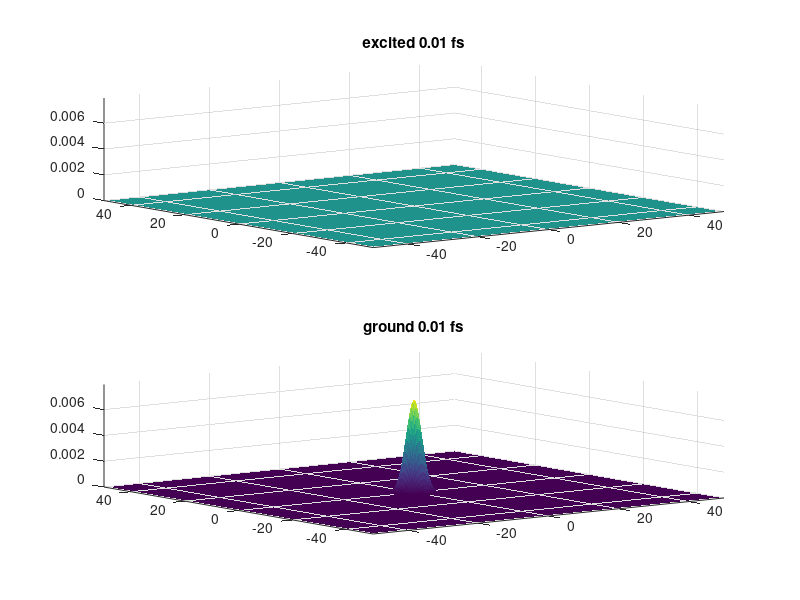
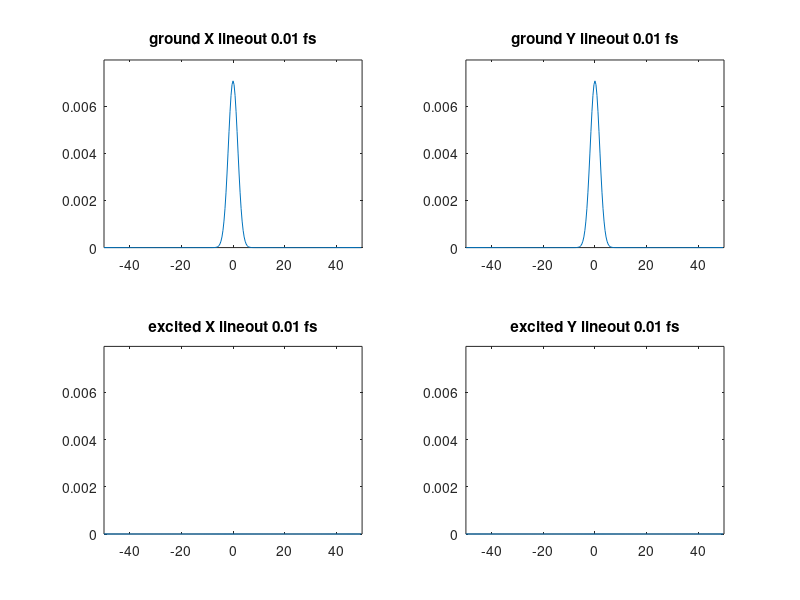

Here is the MATLAB script that generated these plots, in order: (Note: this script raises an error after producing the figures.)
clear all
close all
clc

%% Discritize the wavefunction

LL = 50;
NN = 2^8;
xx = linspace(-LL, LL-2*LL/NN, NN); %Angstrom
[XX,YY] = meshgrid(xx,xx);
dt = 1/100; %femtoseconds
totalTime = 10; %femtoseconds

dx = LL/NN;
tNN = floor(totalTime/dt);

%% Constants

kappa = .1; %eV/Angstrom
lambda = 0; %eV/Angstrom
mm = 10*0.0096; %amu
hbar = 0.6582;
lighteV = 1; %eV
nu = 0; %eV/Angstrom

omegaLight = lighteV/hbar;

%% Hamiltonians

%W11 = kappa/2*xx.*xx;
%W11 = kappa*XX;
W11 = kappa/2*(XX.^2+YY.^2);
W12 = lambda*YY;
W22 = -kappa*XX;
%W22 = zeros(size(W11));
%W22 = kappa/2*(XX.^2+YY.^2)+1;

%% Initial wavefunctions

Dwave1 = exp(-sqrt(kappa*mm)/2/hbar*((XX).^2+YY.^2));
%Dwave1 = exp(-sqrt(kappa*mm)/2/hbar*(xx.^2))+2*sqrt(sqrt(kappa*mm)/hbar)*xx.*exp(-sqrt(kappa*mm)/2/hbar*(xx.^2));
%Dwave1 = sin(xx);
Dwave1 = Dwave1/sqrt(sum(sum(Dwave1.*Dwave1)));
Dwave2 = zeros(size(Dwave1));
%Dwave2 = exp(-sqrt(kappa*mm)/2/hbar*(xx.^2));
%Dwave2 = Dwave2/sqrt(sum(sum(Dwave2.*Dwave2)));
%Dwave1 = zeros(size(Dwave2));
D0 = Dwave1;

zlimit = max(max(abs(Dwave1)))^2.*1.1;
zlimit2 = max([sum(abs(Dwave1),1),(sum(abs(Dwave1),2))'])*1.1;

ll = 25;
wavemovie(floor(tNN/ll)) = struct('cdata',[],'colormap',[]);
wavemovie2 = wavemovie;

%% Propagate

nn = 33;
tic

conservation = zeros(1,tNN);
Energy = conservation;

disp('Coming up with time estimate...')

for ii = 1:tNN

    if mod(ii,ll) == 1
                
        f = figure();
        subplot(2,1,1)
        surf(XX, YY, Dwave2.*conj(Dwave2))
        axis([-50 50 -50 50 0 zlimit])
        title(['excited ' num2str(ii*dt) ' fs'])
        shading flat
        subplot(2,1,2)
        surf(XX, YY, Dwave1.*conj(Dwave1))
        axis([-50 50 -50 50 0 zlimit])
        title(['ground ' num2str(ii*dt) ' fs'])
        shading flat
        wavemovie((ii-1)/ll+1) = getframe(f);
        
        g = figure();
        subplot(2,2,1)
        plot(XX(NN/2,:), Dwave1(NN/2,:).*conj(Dwave1(NN/2,:)))
        axis([-50 50 0 zlimit])
        title(['ground X lineout ' num2str(ii*dt) ' fs'])
        subplot(2,2,2)
        plot(YY(:,NN/2), Dwave1(:,NN/2).*conj(Dwave1(:,NN/2)))
        axis([-50 50 0 zlimit])
        title(['ground Y lineout ' num2str(ii*dt) ' fs'])
        subplot(2,2,3)
        plot(XX(NN/2,:), Dwave2(NN/2,:).*conj(Dwave2(NN/2,:)))
        axis([-50 50 0 zlimit])
        title(['excited X lineout ' num2str(ii*dt) ' fs'])
        subplot(2,2,4)
        plot(YY(:,NN/2), Dwave2(:,NN/2).*conj(Dwave2(:,NN/2)))
        axis([-50 50 0 zlimit])
        title(['excited Y lineout ' num2str(ii*dt) ' fs'])
        wavemovie2((ii-1)/ll+1) = getframe(g);
        close all
        
        if ii ~= 1
            seconds = (tNN-ii)/ll*toc;
            tic
            hours = floor(seconds/60/60);
            minutes = floor((seconds - hours*60*60)/60);
            seconds = seconds - hours*60*60 - minutes*60;
            disp([num2str(hours) ' hours ' num2str(minutes) ' minutes ' num2str(seconds) ' seconds left'])
        else
            second = toc;
        end

    end
    
    [phi1, phi2, Emin, deltaEgrid] = GetPhi2D(W11, W22, W12+nu*sin(omegaLight*dt*(ii-1)), Dwave1, Dwave2, dx, mm, nn, xx);
    
    A = GetA(deltaEgrid*dt/2/hbar, nn);
    
    Sum1 = zeros(size(phi1,2), size(phi1,2),1);
    Sum2 = Sum1;
    
    for jj = 1:nn
        Sum1 = A(jj)*phi1(:,:,jj)+Sum1;
        Sum2 = A(jj)*phi2(:,:,jj)+Sum2;
    end
        
    Dwave1 = exp(-1i*(Emin+deltaEgrid/2)*dt/hbar).*Sum1;
    Dwave2 = exp(-1i*(Emin+deltaEgrid/2)*dt/hbar)*Sum2;
    
    conservation(ii) = sum(sum(conj(Dwave1).*Dwave1+conj(Dwave2).*Dwave2));
    Energy(ii) = sum(sum((-4*hbar^2/2/mm*del2(Dwave1,xx,xx)+W11.*Dwave1).*conj(Dwave1)));
    %{
    Dwave1(1,1) = 0;
    Dwave1(1,NN) = 0;
    Dwave1(NN,1) = 0;
    Dwave1(NN,NN) = 0;
    
    Dwave2(1,1) = 0;
    Dwave2(1,NN) = 0;
    Dwave2(NN,1) = 0;
    Dwave2 (NN,NN) = 0;
    %}
    %Dwave1 = Dwave1/conservation(ii);
    %Dwave2 = Dwave2/conservation(ii);
    
    if ii == 1
    
        seconds = (tNN-ii)*(toc+(1-ll)/ll*second);
        hours = floor(seconds/60/60);
        minutes = floor((seconds - hours*60*60)/60);
        seconds = seconds - hours*60*60 - minutes*60;
        disp([num2str(hours) ' hours ' num2str(minutes) ' minutes ' num2str(seconds) ' seconds left'])
        
    end
    
end
